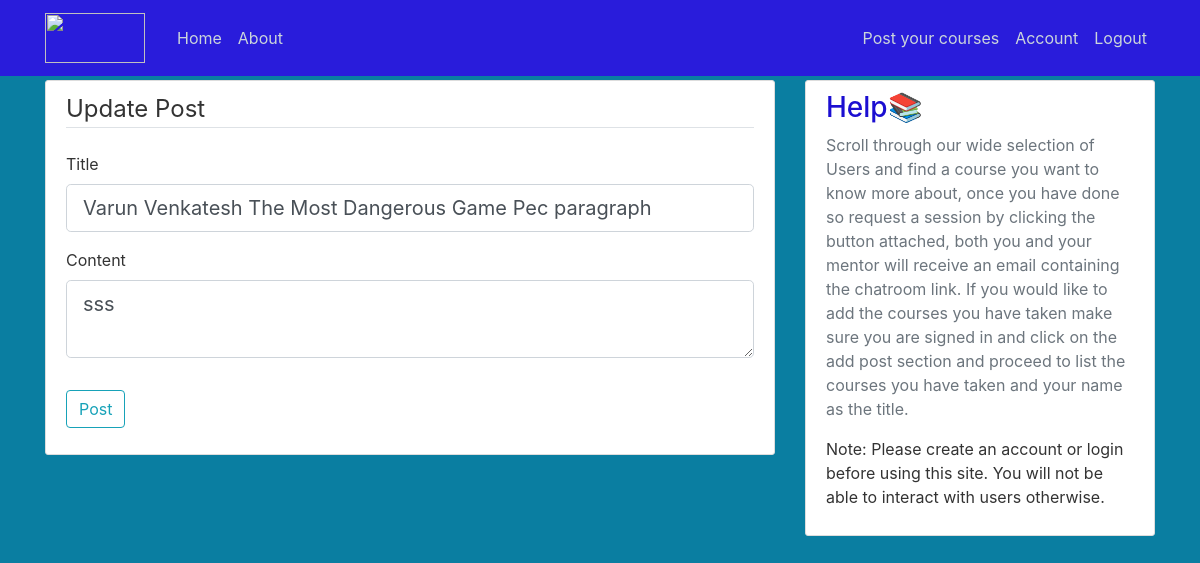
/post/8/update (signed in), run on the app's committed database.
### flaskblog/models.py (models this page shows, shortened)
class Post(db.Model):
    id = db.Column(db.Integer, primary_key=True)
    title = db.Column(db.String(100), nullable=False)
    date_posted = db.Column(db.DateTime, nullable=False, default=datetime.utcnow)
    content = db.Column(db.Text, nullable=False)
    user_id = db.Column(db.Integer, db.ForeignKey('user.id'), nullable=False)

### flaskblog/routes.py (the view)
@app.route("/post/<int:post_id>/update", methods=['GET', 'POST'])
@login_required
def update_post(post_id):
    post = Post.query.get_or_404(post_id)
    if post.author != current_user:
        abort(403)
    form = PostForm()
    if form.validate_on_submit():
        post.title = form.title.data
        post.content = form.content.data
        db.session.commit()
        flash('Your post has been updated!', 'success')
        return redirect(url_for('post', post_id=post.id))
    elif request.method == 'GET':
        form.title.data = post.title
        form.content.data = post.content
    return render_template('create_post.html', title='Update Post',
                           form=form, legend='Update Post')

### flaskblog/forms.py
class PostForm(FlaskForm, ):
    title = StringField('Title', validators=[DataRequired()])
    content = TextAreaField('Content', validators=[DataRequired()])
    submit = SubmitField('Post')

### flaskblog/models.py (called while the page is built)
@login_manager.user_loader
def load_user(user_id):
    return User.query.get(int(user_id))

### flaskblog/templates/create_post.html (shortened to what this page needs)
{% extends "layout.html" %}
{% block content %}
<div class="content-section">
    <form method="POST" action="">
        <fieldset class="form-group">
            <legend class="border-bottom mb-4">{{ legend }}</legend>
            <div class="form-group">
                {{ form.title.label(class="form-control-label") }}
                {% if form.title.errors %}
                    {{ form.title(class="form-control form-control-lg is-invalid") }}
                    <div class="invalid-feedback">
                        {% for error in form.title.errors %}
                            <span>{{ error }}</span>
                        {% endfor %}
                    </div>
                {% else %}
                    {{ form.title(class="form-control form-control-lg") }}
                {% endif %}
            </div>
            <div class="form-group">
                {{ form.content.label(class="form-control-label") }}
                {% if form.content.errors %}
                    {{ form.content(class="form-control form-control-lg is-invalid") }}
                    <div class="invalid-feedback">
                        {% for error in form.content.errors %}
                            <span>{{ error }}</span>
                        {% endfor %}
                    </div>
                {% else %}
                    {{ form.content(class="form-control form-control-lg") }}
                {% endif %}
            </div>
        </fieldset>
        <div class="form-group">
            {{ form.submit(class="btn btn-outline-info") }}
        </div>
    </form>
</div>
{% endblock content %}

### flaskblog/static/main.css (style rules this page uses)
body { background: #0a7ea1; color: #333333; margin-top: 5rem; }
.content-section { background: #ffffff; padding: 10px 20px; border: 1px solid #dddddd; border-radius: 3px; margin-bottom: 20px; }

### data on the page
Post: title "Varun Venkatesh The Most Dangerous Game Pec paragraph", content "sss"

### other printed values
{{ legend }} "Update Post"
